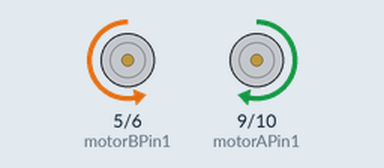
Recording of a sketch running on a simulated Arduino Uno, built with avr-gcc and run on an emulated ATmega328P. Parts: motor-driver pin pairs drawn as motors (green arrow = first pin HIGH = forward, orange = second pin HIGH = backward, longer = more drive, scaled by the enable pin).

Above: at 0.8 s.
At 4.7 s:
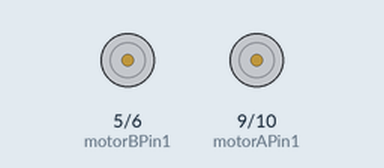
Timing chart, 0 to 6.0 s (numbered marks = the images above):
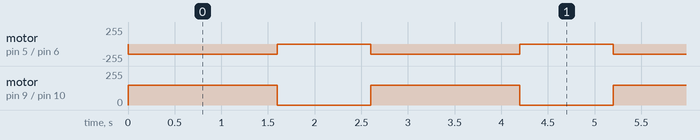

Measured:
- by itself, motor on pin 5 (motorBPin1) / pin 6 (motorBPin2): alternates backward 150/255 for 1.6 s and stopped for 1.0 s
- by itself, motor on pin 9 (motorAPin1) / pin 10 (motorAPin2): alternates forward 150/255 for 1.6 s and stopped for 1.0 s

The sketch:

challengeFive.ino
```cpp
/*
motorControl.ino
Alex, Jane, Selasie, and Supriti
April 25th, 2024

EE31 Challenge 5
*/

//motor one
const int motorAPin1 = 9;
const int motorAPin2 = 10;
const int enableAPin1 = 11;

//motor two
const int motorBPin1 = 5;
const int motorBPin2 = 6;
const int enableBPin1 = 3;


void setup() {

  pinMode(motorAPin1, OUTPUT);
  pinMode(motorAPin2, OUTPUT);
  pinMode(enableAPin1, OUTPUT);

  pinMode(motorBPin1, OUTPUT);
  pinMode(motorBPin2, OUTPUT);
  pinMode(enableBPin1, OUTPUT);

}

void loop() {
  //move forward 25 inches
  forwardDirection();
  delay(1600);

  //Stop
  stopMotor();
  delay(1000);
}


/*
 * name:      forwardDirection
 * purpose:   move the motor
 * arguments: motor speed
 * returns:   None (void)
 * effects: moves the motor forward
 */
void forwardDirection() {
  analogWrite(motorAPin1, 150);
  digitalWrite(motorAPin2, LOW);

  digitalWrite(motorBPin1, LOW);
  analogWrite(motorBPin2, 150);

  digitalWrite(enableAPin1, HIGH); // Set speed (0 to 255)
  digitalWrite(enableBPin1, HIGH);
}


/*
 * name:      stopMotor
 * purpose:   stop the motor
 * arguments: None
 * returns:   None (void)
 */
void stopMotor() {
  //stop motor A
  digitalWrite(motorAPin1, LOW);
  digitalWrite(motorAPin2, LOW);

  //stop motor B
  digitalWrite(motorBPin1, LOW);
  digitalWrite(motorBPin2, LOW);
}
```
